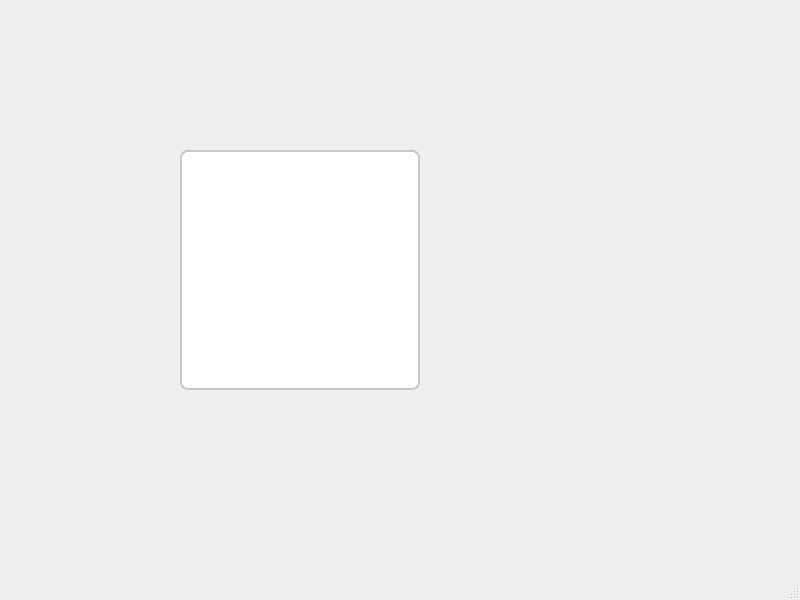
<?xml version="1.0" encoding="UTF-8"?>
<ui version="4.0">
 <class>MainWindow</class>
 <widget class="QMainWindow" name="MainWindow">
  <property name="geometry">
   <rect>
    <x>0</x>
    <y>0</y>
    <width>800</width>
    <height>600</height>
   </rect>
  </property>
  <property name="windowTitle">
   <string>MainWindow</string>
  </property>
  <widget class="QWidget" name="centralwidget">
   <widget class="QGraphicsView" name="graphicsView">
    <property name="geometry">
     <rect>
      <x>180</x>
      <y>150</y>
      <width>240</width>
      <height>240</height>
     </rect>
    </property>
    <property name="styleSheet">
     <string notr="true">border-radius:8px;
background-color: rgb(255, 255, 255);
border:2px solid rgb(200,200,200);</string>
    </property>
   </widget>
  </widget>
  <widget class="QMenuBar" name="menubar">
   <property name="geometry">
    <rect>
     <x>0</x>
     <y>0</y>
     <width>800</width>
     <height>26</height>
    </rect>
   </property>
  </widget>
  <widget class="QStatusBar" name="statusbar"/>
 </widget>
 <resources/>
 <connections/>
</ui>
